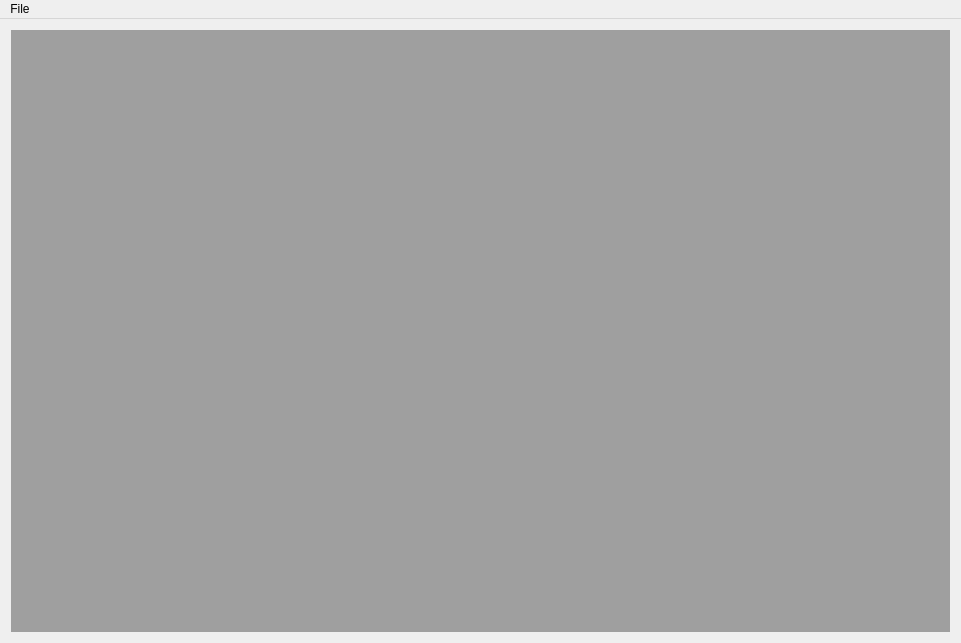
<?xml version="1.0" encoding="UTF-8"?>
<ui version="4.0">
 <class>MainWindow</class>
 <widget class="QMainWindow" name="MainWindow">
  <property name="geometry">
   <rect>
    <x>0</x>
    <y>0</y>
    <width>961</width>
    <height>643</height>
   </rect>
  </property>
  <property name="windowTitle">
   <string>MainWindow</string>
  </property>
  <widget class="QWidget" name="centralWidget">
   <layout class="QVBoxLayout" name="verticalLayout">
    <item>
     <widget class="QMdiArea" name="mdiArea"/>
    </item>
   </layout>
  </widget>
  <widget class="QMenuBar" name="menuBar">
   <property name="geometry">
    <rect>
     <x>0</x>
     <y>0</y>
     <width>961</width>
     <height>20</height>
    </rect>
   </property>
   <widget class="QMenu" name="menuFile">
    <property name="title">
     <string>File</string>
    </property>
    <addaction name="actionNew_Database"/>
    <addaction name="actionOpen_Database"/>
    <addaction name="separator"/>
    <addaction name="actionClose"/>
   </widget>
   <addaction name="menuFile"/>
  </widget>
  <action name="actionOpen_Database">
   <property name="text">
    <string>Open Database...</string>
   </property>
   <property name="shortcut">
    <string>Ctrl+O</string>
   </property>
  </action>
  <action name="actionNew_Database">
   <property name="text">
    <string>New Database...</string>
   </property>
   <property name="shortcut">
    <string>Ctrl+N</string>
   </property>
  </action>
  <action name="actionClose">
   <property name="text">
    <string>Close</string>
   </property>
  </action>
 </widget>
 <layoutdefault spacing="6" margin="11"/>
 <resources/>
 <connections>
  <connection>
   <sender>actionClose</sender>
   <signal>triggered()</signal>
   <receiver>MainWindow</receiver>
   <slot>close()</slot>
   <hints>
    <hint type="sourcelabel">
     <x>-1</x>
     <y>-1</y>
    </hint>
    <hint type="destinationlabel">
     <x>480</x>
     <y>321</y>
    </hint>
   </hints>
  </connection>
 </connections>
 <slots>
  <slot>openDatabaseWindow()</slot>
 </slots>
</ui>
